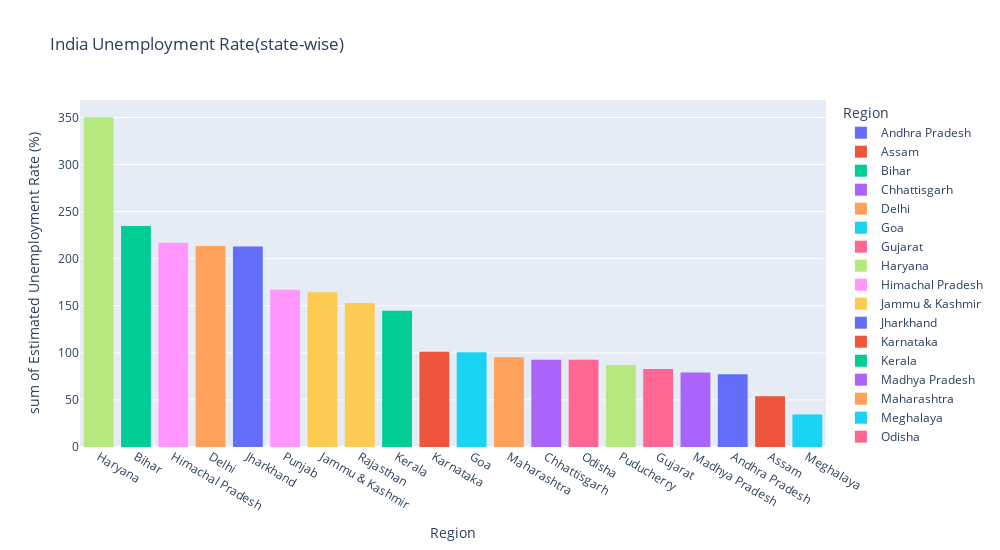

Write notebook code for a chart like this one.
### Code cell
fig = px.histogram(df, x="Region", y="Estimated Unemployment Rate (%)",title="India Unemployment Rate(state-wise)", template="plotly", color='Region')
fig.update_layout(xaxis={'categoryorder': 'total descending'},width=1000,height=550)
fig.show()

### Figure 1 — Plotly figure (JSON) as saved in the notebook; plotly's stock layout.template omitted (floating-point values rounded to 4 significant figures)
{"data": [{"alignmentgroup": "True", "bingroup": "x", "histfunc": "sum", "hovertemplate": "Region=%{x}<br>sum of Estimated Unemployment Rate (%)=%{y}<extra></extra>", "legendgroup": "Andhra Pradesh", "marker": {"color": "#636efa", "pattern": {"shape": ""}}, "name": "Andhra Pradesh", "offsetgroup": "Andhra Pradesh", "orientation": "v", "showlegend": true, "type": "histogram", "x": ["Andhra Pradesh", "Andhra Pradesh", "Andhra Pradesh", "Andhra Pradesh", "Andhra Pradesh", "Andhra Pradesh", "Andhra Pradesh", "Andhra Pradesh", "Andhra Pradesh", "Andhra Pradesh", "Andhra Pradesh", "Andhra Pradesh", "Andhra Pradesh", "Andhra Pradesh"], "xaxis": "x", "y": [3.65, 3.05, 3.75, 3.32, 5.17, 3.52, 4.12, 4.38, 4.84, 5.91, 4.06, 16.29, 14.46, 0.85], "yaxis": "y"}, {"alignmentgroup": "True", "bingroup": "x", "histfunc": "sum", "hovertemplate": "Region=%{x}<br>sum of Estimated Unemployment Rate (%)=%{y}<extra></extra>", "legendgroup": "Assam", "marker": {"color": "#EF553B", "pattern": {"shape": ""}}, "name": "Assam", "offsetgroup": "Assam", "orientation": "v", "showlegend": true, "type": "histogram", "x": ["Assam", "Assam", "Assam", "Assam", "Assam", "Assam", "Assam", "Assam", "Assam", "Assam", "Assam", "Assam"], "xaxis": "x", "y": [4.29, 5.08, 4.26, 5.79, 4.46, 4.65, 4.66, 4.29, 3.26, 3.77, 9.38, 0], "yaxis": "y"}, {"alignmentgroup": "True", "bingroup": "x", "histfunc": "sum", "hovertemplate": "Region=%{x}<br>sum of Estimated Unemployment Rate (%)=%{y}<extra></extra>", "legendgroup": "Bihar", "marker": {"color": "#00cc96", "pattern": {"shape": ""}}, "name": "Bihar", "offsetgroup": "Bihar", "orientation": "v", "showlegend": true, "type": "histogram", "x": ["Bihar", "Bihar", "Bihar", "Bihar", "Bihar", "Bihar", "Bihar", "Bihar", "Bihar", "Bihar", "Bihar", "Bihar", "Bihar", "Bihar"], "xaxis": "x", "y": [9.27, 10.2, 13.44, 11, 8.87, 12.47, 12.4, 10.16, 9.13, 9.61, 15.39, 45.09, 47.26, 20.49], "yaxis": "y"}, {"alignmentgroup": "True", "bingroup": "x", "histfunc": "sum", "hovertemplate": "Region=%{x}<br>sum of Estimated Unemployment Rate (%)=%{y}<extra></extra>", "legendgroup": "Chhattisgarh", "marker": {"color": "#ab63fa", "pattern": {"shape": ""}}, "name": "Chhattisgarh", "offsetgroup": "Chhattisgarh", "orientation": "v", "showlegend": true, "type": "histogram", "x": ["Chhattisgarh", "Chhattisgarh", "Chhattisgarh", "Chhattisgarh", "Chhattisgarh", "Chhattisgarh", "Chhattisgarh", "Chhattisgarh", "Chhattisgarh", "Chhattisgarh", "Chhattisgarh", "Chhattisgarh", "Chhattisgarh", "Chhattisgarh"], "xaxis": "x", "y": [9.82, 6.76, 4.54, 4.64, 8.33, 6.96, 2.77, 6.11, 9.89, 7.89, 7.31, 0, 7.64, 10.14], "yaxis": "y"}, {"alignmentgroup": "True", "bingroup": "x", "histfunc": "sum", "hovertemplate": "Region=%{x}<br>sum of Estimated Unemployment Rate (%)=%{y}<extra></extra>", "legendgroup": "Delhi", "marker": {"color": "#FFA15A", "pattern": {"shape": ""}}, "name": "Delhi", "offsetgroup": "Delhi", "orientation": "v", "showlegend": true, "type": "histogram", "x": ["Delhi", "Delhi", "Delhi", "Delhi", "Delhi", "Delhi", "Delhi", "Delhi", "Delhi", "Delhi", "Delhi", "Delhi", "Delhi", "Delhi"], "xaxis": "x", "y": [12.56, 9.33, 11.07, 17.18, 12.5, 15.84, 11.11, 16.97, 13.48, 13.81, 15.18, 20.69, 22.76, 21.14], "yaxis": "y"}, {"alignmentgroup": "True", "bingroup": "x", "histfunc": "sum", "hovertemplate": "Region=%{x}<br>sum of Estimated Unemployment Rate (%)=%{y}<extra></extra>", "legendgroup": "Goa", "marker": {"color": "#19d3f3", "pattern": {"shape": ""}}, "name": "Goa", "offsetgroup": "Goa", "orientation": "v", "showlegend": true, "type": "histogram", "x": ["Goa", "Goa", "Goa", "Goa", "Goa", "Goa", "Goa", "Goa", "Goa", "Goa", "Goa", "Goa"], "xaxis": "x", "y": [2.91, 5.45, 10.98, 1.98, 3.61, 7.21, 23.71, 3.54, 5.38, 0, 15.91, 20], "yaxis": "y"}, {"alignmentgroup": "True", "bingroup": "x", "histfunc": "sum", "hovertemplate": "Region=%{x}<br>sum of Estimated Unemployment Rate (%)=%{y}<extra></extra>", "legendgroup": "Gujarat", "marker": {"color": "#FF6692", "pattern": {"shape": ""}}, "name": "Gujarat", "offsetgroup": "Gujarat", "orientation": "v", "showlegend": true, "type": "histogram", "x": ["Gujarat", "Gujarat", "Gujarat", "Gujarat", "Gujarat", "Gujarat", "Gujarat", "Gujarat", "Gujarat", "Gujarat", "Gujarat", "Gujarat", "Gujarat", "Gujarat"], "xaxis": "x", "y": [2.88, 4.77, 4.58, 3.7, 6.29, 4.91, 4.68, 3.46, 5.35, 6.64, 7.59, 12, 14.58, 1.41], "yaxis": "y"}, {"alignmentgroup": "True", "bingroup": "x", "histfunc": "sum", "hovertemplate": "Region=%{x}<br>sum of Estimated Unemployment Rate (%)=%{y}<extra></extra>", "legendgroup": "Haryana", "marker": {"color": "#B6E880", "pattern": {"shape": ""}}, "name": "Haryana", "offsetgroup": "Haryana", "orientation": "v", "showlegend": true, "type": "histogram", "x": ["Haryana", "Haryana", "Haryana", "Haryana", "Haryana", "Haryana", "Haryana", "Haryana", "Haryana", "Haryana", "Haryana", "Haryana", "Haryana", "Haryana"], "xaxis": "x", "y": [14.54, 23.08, 16.22, 30.94, 16.36, 24.17, 16.59, 29.56, 16.21, 27.19, 23.92, 41.61, 34.22, 35.57], "yaxis": "y"}, {"alignmentgroup": "True", "bingroup": "x", "histfunc": "sum", "hovertemplate": "Region=%{x}<br>sum of Estimated Unemployment Rate (%)=%{y}<extra></extra>", "legendgroup": "Himachal Pradesh", "marker": {"color": "#FF97FF", "pattern": {"shape": ""}}, "name": "Himachal Pradesh", "offsetgroup": "Himachal Pradesh", "orientation": "v", "showlegend": true, "type": "histogram", "x": ["Himachal Pradesh", "Himachal Pradesh", "Himachal Pradesh", "Himachal Pradesh", "Himachal Pradesh", "Himachal Pradesh", "Himachal Pradesh", "Himachal Pradesh", "Himachal Pradesh", "Himachal Pradesh", "Himachal Pradesh", "Himachal Pradesh", "Himachal Pradesh", "Himachal Pradesh"], "xaxis": "x", "y": [13.68, 11.43, 20.59, 18.56, 15.98, 15.81, 22.86, 19.46, 16.67, 15.42, 17.71, 2.13, 25.64, 1.12], "yaxis": "y"}, {"alignmentgroup": "True", "bingroup": "x", "histfunc": "sum", "hovertemplate": "Region=%{x}<br>sum of Estimated Unemployment Rate (%)=%{y}<extra></extra>", "legendgroup": "Jammu & Kashmir", "marker": {"color": "#FECB52", "pattern": {"shape": ""}}, "name": "Jammu & Kashmir", "offsetgroup": "Jammu & Kashmir", "orientation": "v", "showlegend": true, "type": "histogram", "x": ["Jammu & Kashmir", "Jammu & Kashmir", "Jammu & Kashmir", "Jammu & Kashmir", "Jammu & Kashmir", "Jammu & Kashmir", "Jammu & Kashmir", "Jammu & Kashmir", "Jammu & Kashmir", "Jammu & Kashmir", "Jammu & Kashmir"], "xaxis": "x", "y": [12.78, 12.09, 13.67, 11.32, 19.27, 14.73, 22.19, 21.23, 16, 2.22, 18.97], "yaxis": "y"}, {"alignmentgroup": "True", "bingroup": "x", "histfunc": "sum", "hovertemplate": "Region=%{x}<br>sum of Estimated Unemployment Rate (%)=%{y}<extra></extra>", "legendgroup": "Jharkhand", "marker": {"color": "#636efa", "pattern": {"shape": ""}}, "name": "Jharkhand", "offsetgroup": "Jharkhand", "orientation": "v", "showlegend": true, "type": "histogram", "x": ["Jharkhand", "Jharkhand", "Jharkhand", "Jharkhand", "Jharkhand", "Jharkhand", "Jharkhand", "Jharkhand", "Jharkhand", "Jharkhand", "Jharkhand", "Jharkhand", "Jharkhand", "Jharkhand"], "xaxis": "x", "y": [7.11, 8.46, 9.98, 12.06, 7.12, 6.57, 8.07, 15.15, 6.16, 9.06, 5.01, 41.72, 55.1, 21.53], "yaxis": "y"}, {"alignmentgroup": "True", "bingroup": "x", "histfunc": "sum", "hovertemplate": "Region=%{x}<br>sum of Estimated Unemployment Rate (%)=%{y}<extra></extra>", "legendgroup": "Karnataka", "marker": {"color": "#EF553B", "pattern": {"shape": ""}}, "name": "Karnataka", "offsetgroup": "Karnataka", "orientation": "v", "showlegend": true, "type": "histogram", "x": ["Karnataka", "Karnataka", "Karnataka", "Karnataka", "Karnataka", "Karnataka", "Karnataka", "Karnataka", "Karnataka", "Karnataka", "Karnataka", "Karnataka", "Karnataka", "Karnataka"], "xaxis": "x", "y": [5.46, 5.98, 0.52, 0.37, 3.2, 7.13, 1.19, 0.41, 2.57, 4.11, 2.39, 33.17, 23.72, 10.92], "yaxis": "y"}, {"alignmentgroup": "True", "bingroup": "x", "histfunc": "sum", "hovertemplate": "Region=%{x}<br>sum of Estimated Unemployment Rate (%)=%{y}<extra></extra>", "legendgroup": "Kerala", "marker": {"color": "#00cc96", "pattern": {"shape": ""}}, "name": "Kerala", "offsetgroup": "Kerala", "orientation": "v", "showlegend": true, "type": "histogram", "x": ["Kerala", "Kerala", "Kerala", "Kerala", "Kerala", "Kerala", "Kerala", "Kerala", "Kerala", "Kerala", "Kerala", "Kerala", "Kerala", "Kerala"], "xaxis": "x", "y": [6.63, 9, 4.95, 10.32, 5.35, 9.14, 5, 10.77, 4.11, 8.91, 8.85, 10.71, 23.38, 27.66], "yaxis": "y"}, {"alignmentgroup": "True", "bingroup": "x", "histfunc": "sum", "hovertemplate": "Region=%{x}<br>sum of Estimated Unemployment Rate (%)=%{y}<extra></extra>", "legendgroup": "Madhya Pradesh", "marker": {"color": "#ab63fa", "pattern": {"shape": ""}}, "name": "Madhya Pradesh", "offsetgroup": "Madhya Pradesh", "orientation": "v", "showlegend": true, "type": "histogram", "x": ["Madhya Pradesh", "Madhya Pradesh", "Madhya Pradesh", "Madhya Pradesh", "Madhya Pradesh", "Madhya Pradesh", "Madhya Pradesh", "Madhya Pradesh", "Madhya Pradesh", "Madhya Pradesh", "Madhya Pradesh", "Madhya Pradesh", "Madhya Pradesh", "Madhya Pradesh"], "xaxis": "x", "y": [3.63, 4.25, 3.92, 4.94, 3.08, 2.98, 2.72, 2.94, 3.66, 4.42, 1.19, 12.5, 22.46, 6.46], "yaxis": "y"}, {"alignmentgroup": "True", "bingroup": "x", "histfunc": "sum", "hovertemplate": "Region=%{x}<br>sum of Estimated Unemployment Rate (%)=%{y}<extra></extra>", "legendgroup": "Maharashtra", "marker": {"color": "#FFA15A", "pattern": {"shape": ""}}, "name": "Maharashtra", "offsetgroup": "Maharashtra", "orientation": "v", "showlegend": true, "type": "histogram", "x": ["Maharashtra", "Maharashtra", "Maharashtra", "Maharashtra", "Maharashtra", "Maharashtra", "Maharashtra", "Maharashtra", "Maharashtra", "Maharashtra", "Maharashtra", "Maharashtra", "Maharashtra", "Maharashtra"], "xaxis": "x", "y": [3.67, 4.34, 3.66, 3.76, 4.4, 3.81, 3.68, 3.03, 3.8, 4.24, 5.38, 25.28, 16.89, 9.4], "yaxis": "y"}, {"alignmentgroup": "True", "bingroup": "x", "histfunc": "sum", "hovertemplate": "Region=%{x}<br>sum of Estimated Unemployment Rate (%)=%{y}<extra></extra>", "legendgroup": "Meghalaya", "marker": {"color": "#19d3f3", "pattern": {"shape": ""}}, "name": "Meghalaya", "offsetgroup": "Meghalaya", "orientation": "v", "showlegend": true, "type": "histogram", "x": ["Meghalaya", "Meghalaya", "Meghalaya", "Meghalaya", "Meghalaya", "Meghalaya", "Meghalaya", "Meghalaya", "Meghalaya", "Meghalaya", "Meghalaya", "Meghalaya", "Meghalaya", "Meghalaya"], "xaxis": "x", "y": [3.16, 4.23, 1.03, 0.52, 0.24, 3.7, 1.5, 1.8, 0.97, 2.76, 1.28, 8.38, 3.73, 1.35], "yaxis": "y"}, {"alignmentgroup": "True", "bingroup": "x", "histfunc": "sum", "hovertemplate": "Region=%{x}<br>sum of Estimated Unemployment Rate (%)=%{y}<extra></extra>", "legendgroup": "Odisha", "marker": {"color": "#FF6692", "pattern": {"shape": ""}}, "name": "Odisha", "offsetgroup": "Odisha", "orientation": "v", "showlegend": true, "type": "histogram", "x": ["Odisha", "Odisha", "Odisha", "Odisha", "Odisha", "Odisha", "Odisha", "Odisha", "Odisha", "Odisha", "Odisha", "Odisha", "Odisha", "Odisha"], "xaxis": "x", "y": [4.17, 4.71, 3.31, 3.68, 4.31, 4.28, 4.72, 4.67, 1.81, 3.31, 15.09, 24.48, 9.45, 4.59], "yaxis": "y"}, {"alignmentgroup": "True", "bingroup": "x", "histfunc": "sum", "hovertemplate": "Region=%{x}<br>sum of Estimated Unemployment Rate (%)=%{y}<extra></extra>", "legendgroup": "Puducherry", "marker": {"color": "#B6E880", "pattern": {"shape": ""}}, "name": "Puducherry", "offsetgroup": "Puducherry", "orientation": "v", "showlegend": true, "type": "histogram", "x": ["Puducherry", "Puducherry", "Puducherry", "Puducherry", "Puducherry", "Puducherry", "Puducherry", "Puducherry", "Puducherry", "Puducherry", "Puducherry", "Puducherry"], "xaxis": "x", "y": [0, 0, 0, 4.85, 0, 1.18, 0, 1.99, 0.58, 1.74, 2.31, 74.51], "yaxis": "y"}, {"alignmentgroup": "True", "bingroup": "x", "histfunc": "sum", "hovertemplate": "Region=%{x}<br>sum of Estimated Unemployment Rate (%)=%{y}<extra></extra>", "legendgroup": "Punjab", "marker": {"color": "#FF97FF", "pattern": {"shape": ""}}, "name": "Punjab", "offsetgroup": "Punjab", "orientation": "v", "showlegend": true, "type": "histogram", "x": ["Punjab", "Punjab", "Punjab", "Punjab", "Punjab", "Punjab", "Punjab", "Punjab", "Punjab", "Punjab", "Punjab", "Punjab", "Punjab", "Punjab"], "xaxis": "x", "y": [9.17, 12.21, 9.64, 6.69, 8.59, 12.56, 7.07, 6.13, 9.69, 10.41, 10.51, 3.69, 40.59, 20], "yaxis": "y"}, {"alignmentgroup": "True", "bingroup": "x", "histfunc": "sum", "hovertemplate": "Region=%{x}<br>sum of Estimated Unemployment Rate (%)=%{y}<extra></extra>", "legendgroup": "Rajasthan", "marker": {"color": "#FECB52", "pattern": {"shape": ""}}, "name": "Rajasthan", "offsetgroup": "Rajasthan", "orientation": "v", "showlegend": true, "type": "histogram", "x": ["Rajasthan", "Rajasthan", "Rajasthan", "Rajasthan", "Rajasthan", "Rajasthan", "Rajasthan", "Rajasthan", "Rajasthan", "Rajasthan", "Rajasthan", "Rajasthan", "Rajasthan", "Rajasthan"], "xaxis": "x", "y": [4.03, 13.7, 9.7, 12.5, 5.45, 14.66, 10.47, 13.96, 8, 14.48, 9.47, 12.25, 10.45, 13.86], "yaxis": "y"}], "layout": {"barmode": "relative", "height": 550, "legend": {"title": {"text": "Region"}, "tracegroupgap": 0}, "title": {"text": "India Unemployment Rate(state-wise)"}, "width": 1000, "xaxis": {"anchor": "y", "autorange": true, "categoryarray": ["Andhra Pradesh", "Assam", "Bihar", "Chhattisgarh", "Delhi", "Goa", "Gujarat", "Haryana", "Himachal Pradesh", "Jammu & Kashmir", "Jharkhand", "Karnataka", "Kerala", "Madhya Pradesh", "Maharashtra", "Meghalaya", "Odisha", "Puducherry", "Punjab", "Rajasthan"], "categoryorder": "total descending", "domain": [0, 1], "range": [-0.5, 19.5], "title": {"text": "Region"}, "type": "category"}, "yaxis": {"anchor": "x", "autorange": true, "domain": [0, 1], "range": [0, 368.6], "title": {"text": "sum of Estimated Unemployment Rate (%)"}, "type": "linear"}}}
